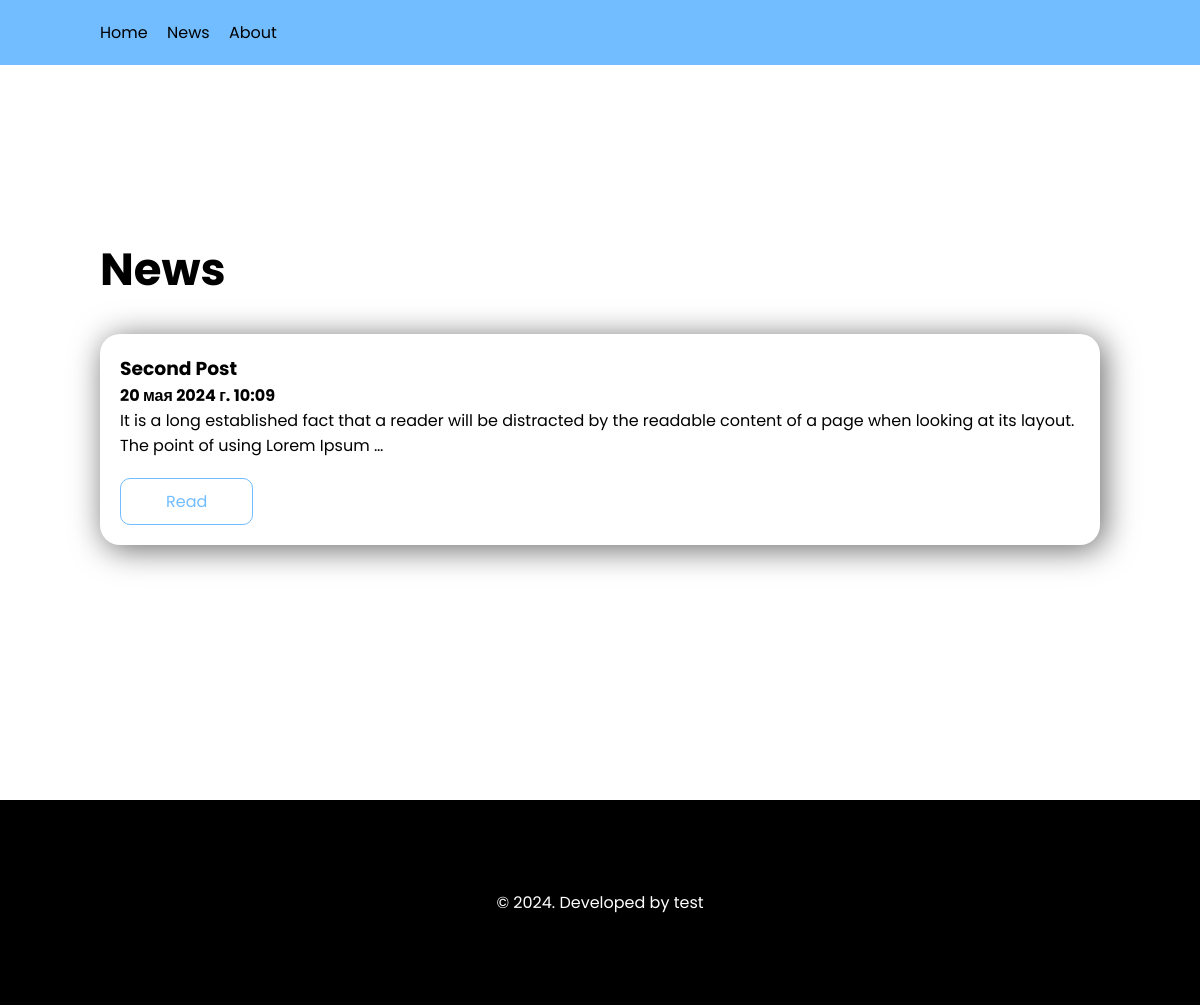
Page /news/ on the committed database.
### news_app/models.py (models this page shows, shortened)
class Post(models.Model):
    title = models.CharField("Title", max_length=255)
    description = models.TextField("Description")
    posted_date = models.DateTimeField("Posted date", default=datetime.now)
    class Meta:
        verbose_name = "Post"
        verbose_name_plural = "Posts"

### news_app/views.py (the view)
# urls.py: path('news/', views.news_page, name='news_page'),
def news_page(request):
    posts = Post.objects.all().order_by('-posted_date')
    context = {
        'posts': posts
    }
    return render(request, "./news.html", context)

### news_app/templates/news.html (shortened to what this page needs)
{% extends './base.html' %}
{% block content %}
<section class="news">
    <div class="container">
        <h1>News</h1>
        {% for post in posts %}
        <div class="news-card">
            <h3 class="card-title">{{ post.title }}</h3>
            <p><strong>{{ post.posted_date }}</strong></p>
            <p class="description">{{ post.description|truncatewords:30 }}</p>
            <a href="{% url 'news_detail_page' pk=post.pk %}" class="button-blue">Read</a>
        </div>
        {% endfor %}
    </div>
</section>
{% endblock %}

### news_app/templates/base.html (shortened to what this page needs)
{% load static %}
<!DOCTYPE html>
<html lang="en">
<head>
    <link rel="stylesheet" href="{% static './css/style.css' %}">
</head>
<body>
    <header class="header">
        <div class="container">
            <a href="{% url 'home_page' %}" class="header-link">Home</a>
            <a href="{% url 'news_page' %}" class="header-link">News</a>
            <a href="#" class="header-link">About</a>
        </div>
    </header>
    <main class="main">
        {% block content %}
        {% endblock %}
    </main>
    <footer class="footer">
        <div class="container">
            <p>&copy; 2024. Developed by test</p>
        </div>
    </footer>
</body>
</html>

### news_app/static/css/style.css (style rules this page uses)
* { padding: 0; margin: 0; box-sizing: border-box; font-family: "Poppins", sans-serif; }
.header { width: 100%; position: fixed; padding: 20px 0; background-color: #72bdff; }
.header-link { display: inline-block; color: black; text-decoration: none; margin-right: 15px; transition: 0.3s ease-in-out; }
.container { margin-left: 100px; margin-right: 100px; }
.button-blue { display: inline-block; background-color: transparent; border: 1px solid #72bdff; color: #72bdff; padding: 10px 45px; text-decoration: none; border-radius: 10px; transition: 0.3s ease-in-out; }
.news { min-height: 100vh; display: flex; align-items: center; }
.news h1 { font-size: 45px; margin-bottom: 30px; }
.news-card { border-radius: 20px; padding: 20px; background-color: white; box-shadow: 4px 4px 32px rgba(0,0,0,0.6); margin-bottom: 20px; }
.description { margin-bottom: 20px; }
.footer { padding: 90px 0; background-color: black; color: white; text-align: center; }

### rows in the picture
Post: title "Second Post", posted_date "20 мая 2024 г. 10:09", description "It is a long established fact that a reader will be distracted by the readable content of a page when looking at its layout. The point of using Lorem Ipsum …"
